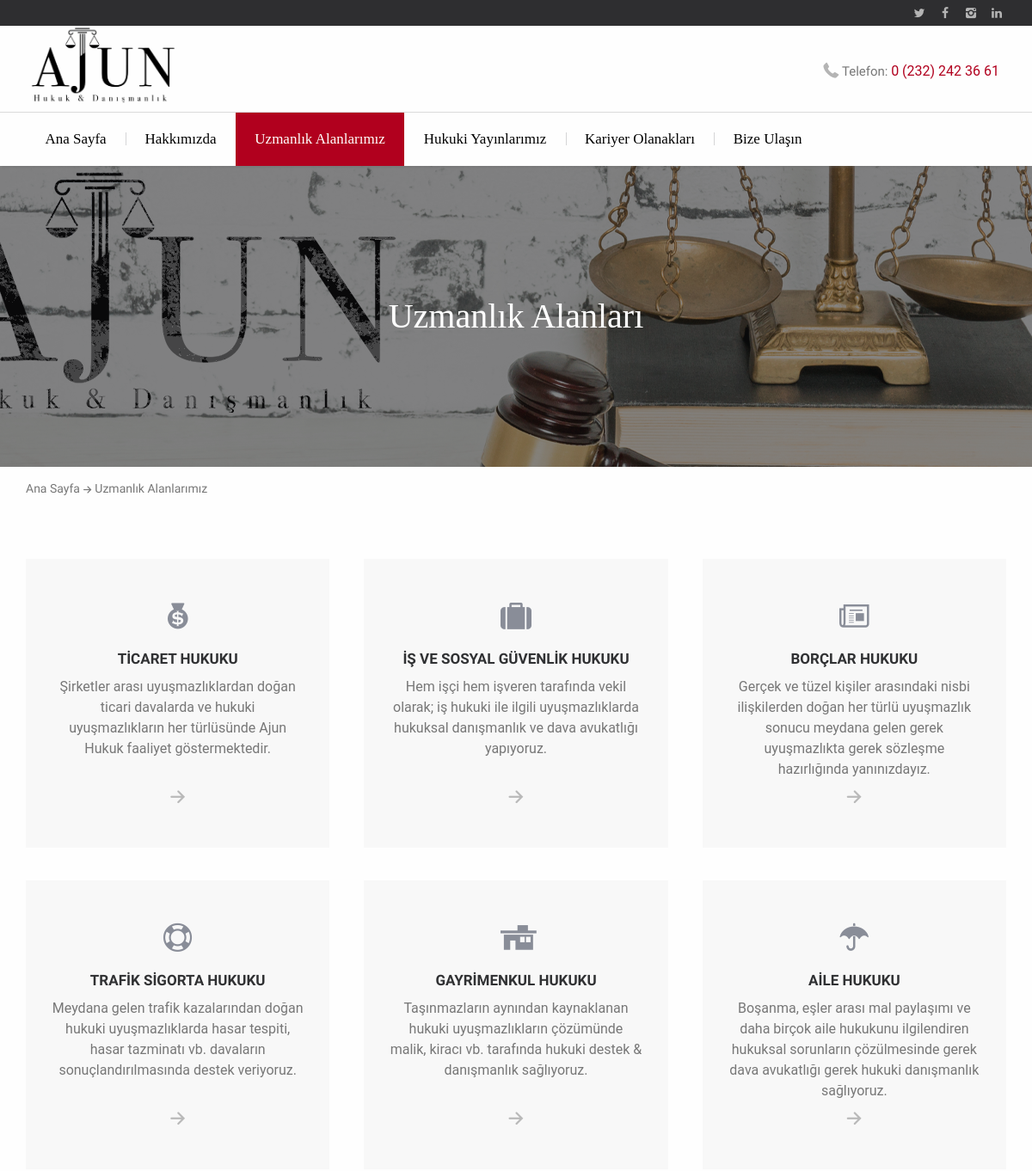
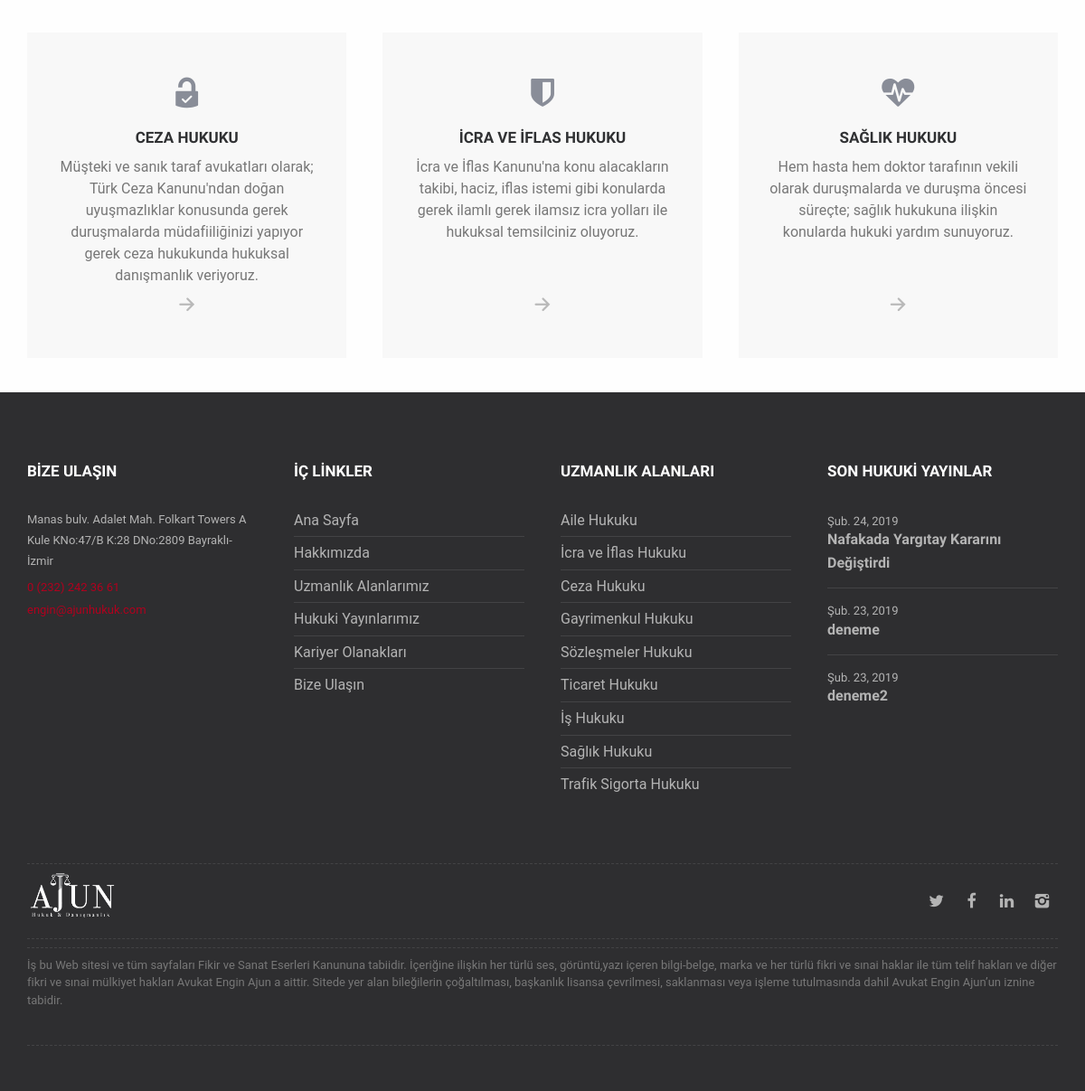
The app's page /uzmanlik-alanlarimiz/ with its own data (2 pictures, top to bottom).
### websitesi/models.py (models this page shows, shortened)
class Makaleler(models.Model):
    makale_baslik = models.CharField(('Makale Başlığı'), max_length=150)
    makale_yayintarihi = models.DateField(('Makale Yayın Tarihi'))
    makale_mesaj = RichTextField()
    makale_slug = models.SlugField(unique=True)
    KATEGORILER = (
        ('ishukuku', 'İş Hukuku'),
        ('icrahukuku', 'İcra Hukuku'),
        ('ailehukuku', 'Aile Hukuku'),
        ('ticarethukuku', 'Ticaret Hukuku'),
        ('trafikhukuku', 'Trafik Sigorta Hukuku'),
        ('saglikhukuku', 'Sağlık Hukuku'),
        ('gayrimenkulhukuku', 'Gayrimenkul Hukuku'),
        ('sozlesmelerhukuku', 'Sözleşmeler Hukuku'),
        ('cezahukuku', 'Ceza Hukuku')
    )
    makale_kategori = models.CharField(('Makale Kategorisi'), max_length=50, choices=KATEGORILER)
    makale_meta_description = models.CharField(('Makale Meta Açıklaması(SEO İÇİN)'), max_length=350)
    tag = models.ManyToManyField(MakaleTags)
    class Meta:
        ordering= ('-makale_yayintarihi',)
        verbose_name = "Makale"
        verbose_name_plural = "Makaleler"

### websitesi/views.py (the view)
# urls.py: path('uzmanlik-alanlarimiz/', uzmanliklar, name="uzmanliklar"),
def uzmanliklar(request):
    ucmakale = Makaleler.objects.all().order_by('-makale_yayintarihi')[:3]
    return render(request, 'websitesi/uzmanliklar.html', { 'nbar' : 'uzmanliklar', 'ucmakale' : ucmakale})

### websitesi/templates/websitesi/uzmanliklar.html (shortened to what this page needs)
{% load static %}
{% include 'websitesi/components/header.html' %}
	<div class="page-heading page-heading--height-3  overlay">
		<h2 class="page-heading__title">Uzmanlık Alanları</h2>
	</div>
	<div class="row">
		<div class="column">
			<div class="b-breadcrumbs">
				<a href="{% url 'anasayfa' %}" class="b-breadcrumbs__link">Ana Sayfa</a>
				<a href="{% url 'uzmanliklar' %}" class="b-breadcrumbs__link">Uzmanlık Alanlarımız</a>
			</div>
		</div>
	</div>
	<div class="row">
		<div class="small-12 medium-6 large-4 columns tile-col">
			<section class="tile effect-bubba">
				<div class="tile__icon icon-money-1"></div>
				<h3 class="tile__title">Ticaret Hukuku</h3>
				<p class="tile__description">Şirketler arası uyuşmazlıklardan doğan ticari davalarda ve hukuki uyuşmazlıkların her türlüsünde Ajun Hukuk faaliyet göstermektedir. </p>
				<i class="tile__arrow icon-right-4"></i>
			</section>
		</div>
		<div class="small-12 medium-6 large-4 columns tile-col">
			<section class="tile effect-bubba">
				<div class="tile__icon icon-suitcase"></div>
				<h3 class="tile__title">İş ve Sosyal güvenlik Hukuku</h3>
				<p class="tile__description">Hem işçi hem işveren tarafında vekil olarak; iş hukuki ile ilgili uyuşmazlıklarda hukuksal danışmanlık ve dava avukatlığı yapıyoruz. </p>
				<i class="tile__arrow icon-right-4"></i>
			</section>
		</div>
		<div class="small-12 medium-6 large-4 columns tile-col">
			<section class="tile effect-bubba">
				<div class="tile__icon icon-article-alt-1"></div>
				<h3 class="tile__title">Borçlar Hukuku</h3>
				<p class="tile__description">Gerçek ve tüzel kişiler arasındaki nisbi ilişkilerden doğan her türlü uyuşmazlık sonucu meydana gelen gerek uyuşmazlıkta gerek sözleşme hazırlığında yanınızdayız.</p>
				<i class="tile__arrow icon-right-4"></i>
			</section>
		</div>
		<div class="small-12 medium-6 large-4 columns tile-col">
			<section class="tile effect-bubba">
				<div class="tile__icon icon-lifebuoy-1"></div>
				<h3 class="tile__title">Trafik Sigorta Hukuku</h3>
				<p class="tile__description">Meydana gelen trafik kazalarından doğan hukuki uyuşmazlıklarda hasar tespiti, hasar tazminatı vb. davaların sonuçlandırılmasında destek veriyoruz. </p>
				<i class="tile__arrow icon-right-4"></i>
			</section>
		</div>
		<div class="small-12 medium-6 large-4 columns tile-col">
			<section class="tile effect-bubba">
				<div class="tile__icon icon-home-4"></div>
				<h3 class="tile__title">Gayrimenkul Hukuku</h3>
				<p class="tile__description">Taşınmazların aynından kaynaklanan hukuki uyuşmazlıkların çözümünde malik, kiracı vb. tarafında hukuki destek & danışmanlık sağlıyoruz. </p>
				<i class="tile__arrow icon-right-4"></i>
			</section>
		</div>
		<div class="small-12 medium-6 large-4 columns tile-col">
			<section class="tile effect-bubba">
				<div class="tile__icon icon-umbrella"></div>
				<h3 class="tile__title">Aile Hukuku</h3>
				<p class="tile__description">Boşanma, eşler arası mal paylaşımı ve daha birçok aile hukukunu ilgilendiren hukuksal sorunların çözülmesinde gerek dava avukatlığı gerek hukuki danışmanlık sağlıyoruz. </p>
				<i class="tile__arrow icon-right-4"></i>
			</section>
		</div>
		<div class="small-12 medium-6 large-4 columns tile-col">
			<section class="tile effect-bubba">
				<div class="tile__icon icon-lock-open-alt-1"></div>
				<h3 class="tile__title">Ceza Hukuku</h3>
				<p class="tile__description">Müşteki ve sanık taraf avukatları olarak; Türk Ceza Kanunu'ndan doğan uyuşmazlıklar konusunda gerek duruşmalarda müdafiiliğinizi yapıyor gerek ceza hukukunda hukuksal danışmanlık veriyoruz. </p>
				<i class="tile__arrow icon-right-4"></i>
			</section>
		</div>
		<div class="small-12 medium-6 large-4 columns tile-col">
			<section class="tile effect-bubba">
				<div class="tile__icon icon-shield"></div>
				<h3 class="tile__title">İcra ve İflas Hukuku</h3>
				<p class="tile__description">İcra ve İflas Kanunu'na konu alacakların takibi, haciz, iflas istemi gibi konularda gerek ilamlı gerek ilamsız icra yolları ile hukuksal temsilciniz oluyoruz. </p>
				<i class="tile__arrow icon-right-4"></i>
			</section>
		</div>
		<div class="small-12 medium-6 large-4 columns tile-col">
			<section class="tile effect-bubba">
				<div class="tile__icon icon-heartbeat"></div>
				<h3 class="tile__title">Sağlık Hukuku</h3>
				<p class="tile__description">Hem hasta hem doktor tarafının vekili olarak duruşmalarda ve duruşma öncesi süreçte; sağlık hukukuna ilişkin konularda hukuki yardım sunuyoruz.</p>
				<i class="tile__arrow icon-right-4"></i>
			</section>
		</div>
	</div>
{% include 'websitesi/components/footer.html' %}

### websitesi/templates/websitesi/components/footer.html (shortened to what this page needs)
{% load static %}
	<footer class="main-footer dark-section">
		<div class="row row-widgets">
			<div class="columns small-12 medium-6 large-3">
				<section class="widget widget-address">
					<h3 class="widget-title">Bize Ulaşın</h3>
					<p>Manas bulv. Adalet Mah. Folkart Towers A Kule KNo:47/B K:28 DNo:2809 Bayraklı-İzmir</p>
					<p class="widget-address__info icon-phone-3"><a href="teL:+902322423661">0 (232) 242 36 61</a></p>
					<p class="widget-address__info icon-mail-3"><a href="mailto:engin@ajunhukuk.com">engin@ajunhukuk.com</a></p>
				</section>
			</div>
			<div class="columns small-12 medium-6 large-3">
				<section class="widget widget_pages">
					<h3 class="widget-title">İç Linkler</h3>
					<ul>
                        <li><a href="{% url 'anasayfa' %}">Ana Sayfa</a></li>
						<li><a href="{% url 'hakkimizda' %}">Hakkımızda</a></li>
						<li><a href="{% url 'uzmanliklar' %}">Uzmanlık Alanlarımız</a></li>
						<li><a href="{% url 'makaleler' %}">Hukuki Yayınlarımız</a></li>
						<li><a href="{% url 'kariyer' %}">Kariyer Olanakları</a></li>
						<li><a href="{% url 'iletisim' %}">Bize Ulaşın</a></li>
					</ul>
				</section>
			</div>
			<div class="columns small-12 medium-6 large-3">
				<section class="widget widget_categories">
					<h3 class="widget-title">Uzmanlık Alanları</h3>
					<ul>
						<li class="cat-item">
							<a href="{% url 'ailehukuku' %}">Aile Hukuku</a>
						</li>
						<li class="cat-item">
							<a href="{% url 'icrahukuku' %}">İcra ve İflas Hukuku</a>
						</li>
						<li class="cat-item">
							<a href="{% url 'cezahukuku' %}">Ceza Hukuku</a>
						</li>
						<li class="cat-item">
							<a href="{% url 'gayrimenkulhukuku' %}">Gayrimenkul Hukuku</a>
						</li>
						<li class="cat-item">
							<a href="{% url 'sozlesmelerhukuku' %}">Sözleşmeler Hukuku</a>
						</li>
						<li class="cat-item">
							<a href="{% url 'ticarethukuku' %}">Ticaret Hukuku</a>
						</li>
						<li class="cat-item">
							<a href="{% url 'ishukuku' %}">İş Hukuku</a>
						</li>
						<li class="cat-item">
							<a href="{% url 'saglikhukuku' %}">Sağlık Hukuku</a>
						</li>
						<li class="cat-item">
							<a href="{% url 'trafikhukuku' %}">Trafik Sigorta Hukuku</a>
						</li>
					</ul>
				</section>
			</div>
			<div class="columns small-12 medium-6 large-3">
				<section class="widget widget-latest-posts">
					<h3 class="widget-title">Son Hukuki Yayınlar</h3>
					<ul>
                        {% for yayin in ucmakale %}
						<li>
							<a class="widget__date" href="news.html">{{ yayin.makale_yayintarihi }}</a>
							<h4><a href="single_news.html">{{ yayin.makale_baslik }}</a></h4>
						</li>
                        {% endfor %}
					</ul>
				</section>
			</div>
		</div>
		<div class="row">
			<div class="columns small-12">
				<div class="row align-justify align-middle logo-socials-footer small-collapse">
					<div class="columns small-12 medium-expand">
						<div class="logo">
							<a href="{% url 'anasayfa' %}">
								<img width="100" src="{% static 'websitesi/images/ajun-hukuk-logo-beyaz.png' %}" alt="Ajun Hukuk Beyaz Logo">
							</a>
						</div>
					</div>
					<div class="columns small-12 shrink">
						<div class="socials">
							<a href="#"><i class="icon-twitter"></i></a>
							<a href="#"><i class="icon-facebook"></i></a>
							<a href="#"><i class="icon-linkedin"></i></a>
							<a href="#"><i class="icon-instagram"></i></a>
						</div>
					</div>
				</div>
			</div>
		</div>
        		<div class="row">
			<div class="columns small-12">
				<div class="row align-justify align-middle logo-socials-footer small-collapse">
					<div class="columns small-12 shrink">
						<div>
                            <p style="font-size: small;">İş bu Web sitesi ve tüm sayfaları Fikir ve Sanat Eserleri Kanununa tabiidir. İçeriğine ilişkin her türlü ses, görüntü,yazı içeren bilgi-belge, marka ve her türlü fikri ve sınai haklar ile tüm telif hakları ve diğer fikri ve sınai mülkiyet hakları   Avukat Engin Ajun a aittir.
Sitede yer alan bileğilerin çoğaltılması, başkanlık lisansa çevrilmesi, saklanması veya işleme tutulmasında dahil Avukat Engin Ajun’un iznine tabidir.</p>
						</div>
					</div>
				</div>
			</div>
		</div>
	</footer>
</body>
</html>

### websitesi/static/websitesi/css/foundation/foundation.css (style rules this page uses)
html { font-family:sans-serif;line-height:1.15;-ms-text-size-adjust:100%;-webkit-text-size-adjust:100% }
body { margin:0 }
article,aside,footer,header,nav,section { display:block }
a { background-color:transparent;-webkit-text-decoration-skip:objects }
img { border-style:none }
html { box-sizing:border-box;font-size:100% }
*,*::before,*::after { box-sizing:inherit }
body { margin:0;padding:0;background:#fefefe;font-family:"Helvetica Neue",Helvetica,Roboto,Arial,sans-serif;font-weight:normal;line-height:1.5;color:#0a0a0a;-webkit-font-smoothing:antialiased;-moz-osx-font-smoothing:grayscale }
img { display:inline-block;vertical-align:middle;max-width:100%;height:auto;-ms-interpolation-mode:bicubic }
.row { max-width:73.75rem;margin-right:auto;margin-left:auto;display:flex;flex-flow:row wrap }
.row .row { margin-right:-.625rem;margin-left:-.625rem }
@media print, screen and (min-width: 40em) { .row .row { margin-right:-1.25rem;margin-left:-1.25rem } }
@media print, screen and (min-width: 64em) { .row .row { margin-right:-1.25rem;margin-left:-1.25rem } }
.column,.columns { flex:1 1 0px;padding-right:.625rem;padding-left:.625rem;min-width:initial }
@media print, screen and (min-width: 40em) { .column,.columns { padding-right:1.25rem;padding-left:1.25rem } }
.small-12 { flex:0 0 100%;max-width:100% }
.small-collapse>.column,.small-collapse>.columns { padding-right:0;padding-left:0 }
@media print, screen and (min-width: 40em) { .medium-6 { flex:0 0 50%;max-width:50% } }
@media print, screen and (min-width: 40em) and (min-width: 40em) { .medium-expand { flex:1 1 0px } }
@media print, screen and (min-width: 64em) { .large-3 { flex:0 0 25%;max-width:25% } }
@media print, screen and (min-width: 64em) { .large-4 { flex:0 0 33.33333%;max-width:33.33333% } }
.shrink { flex:0 0 auto;max-width:100% }
.align-justify { justify-content:space-between }
.align-middle { align-items:center }

### websitesi/static/websitesi/css/soncss.css (style rules this page uses)
p { font-family: Roboto }
li { font-family: Roboto }
a { font-family: Roboto }
h3 { font-family: Roboto }
h4 { font-family: Roboto }

### records on screen
Makaleler: makale_yayintarihi "Şub. 24, 2019", makale_baslik "Nafakada Yargıtay Kararını Değiştirdi"
Makaleler: makale_yayintarihi "Şub. 23, 2019", makale_baslik "deneme"
Makaleler: makale_yayintarihi "Şub. 23, 2019", makale_baslik "deneme2"
